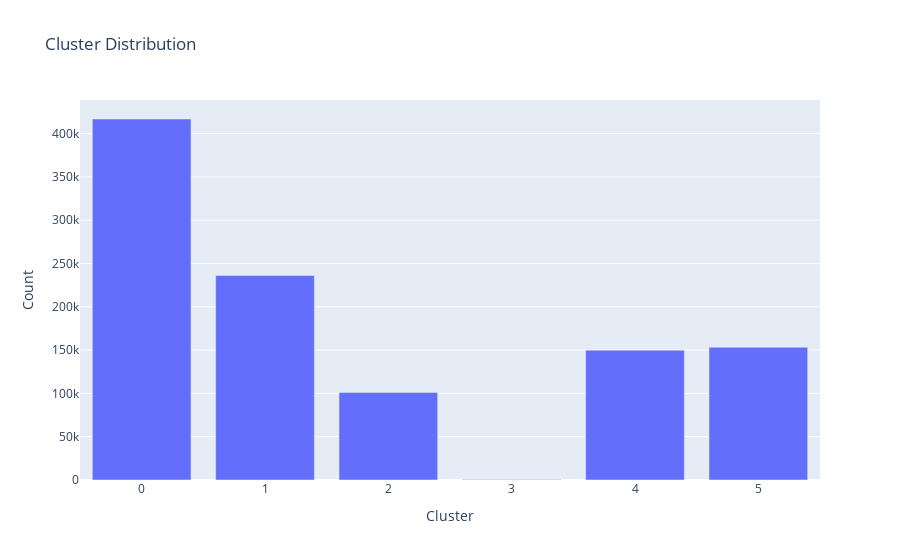

Notebook cell for this chart:
### Code cell
import plotly.express as px

phase_counts = df["phase"].value_counts().reset_index()
phase_counts.columns = ["phase_label", "count"]

fig = px.bar(
    phase_counts,
    x="phase_label",
    y="count",
    labels={"phase_label": "Cluster", "count": "Count"},
    title="Cluster Distribution"
)
fig.show()

### Figure 1 — Plotly figure (JSON) as saved in the notebook; plotly's stock layout.template omitted (floating-point values rounded to 4 significant figures)
{"data": [{"hovertemplate": "Cluster=%{x}<br>Count=%{y}<extra></extra>", "legendgroup": "", "marker": {"color": "#636efa", "pattern": {"shape": ""}}, "name": "", "orientation": "v", "showlegend": false, "textposition": "auto", "type": "bar", "x": [0.0, 1.0, 5.0, 4.0, 2.0, 3.0], "xaxis": "x", "y": [416989, 236163, 153336, 149950, 101145, 494], "yaxis": "y"}], "layout": {"barmode": "relative", "legend": {"tracegroupgap": 0}, "title": {"text": "Cluster Distribution"}, "xaxis": {"anchor": "y", "domain": [0, 1], "title": {"text": "Cluster"}}, "yaxis": {"anchor": "x", "domain": [0, 1], "title": {"text": "Count"}}}}
